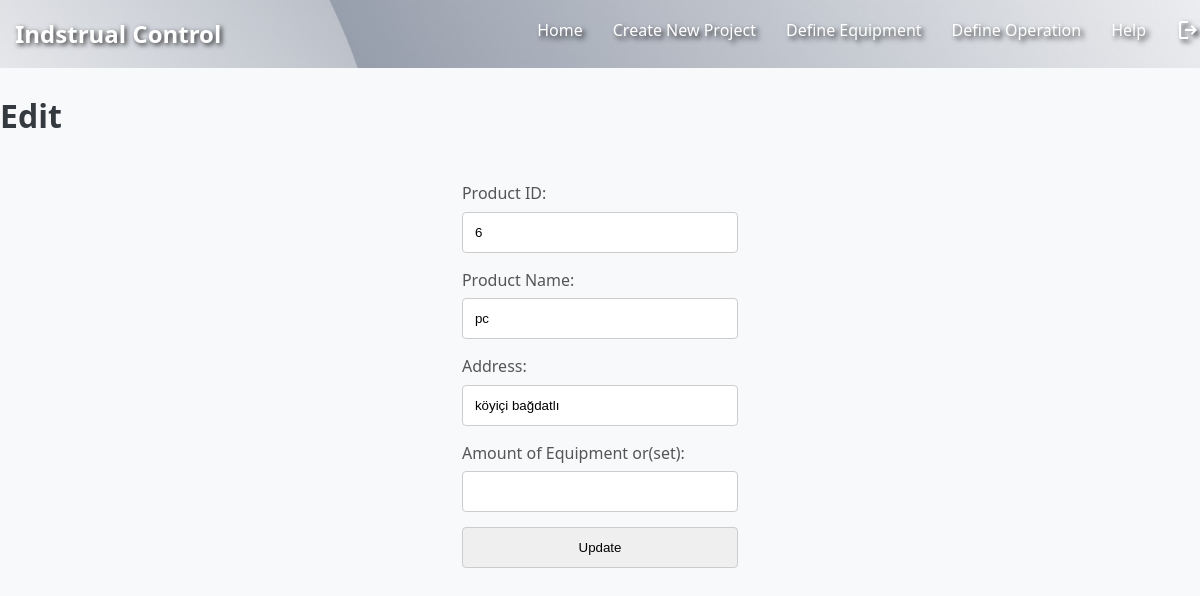
Page /edit_equipment.php?id=6 on the committed database.
### tables this page shows
CREATE TABLE `products` (
  `product_id` int(11) NOT NULL,
  `product_name` varchar(50) DEFAULT NULL,
  `amount` int(11) DEFAULT NULL,
  `product_owner_id` int(11) DEFAULT NULL,
  `address` varchar(255) DEFAULT NULL
);

### edit_equipment.php (the view, shortened to what this page needs)
<?php
include 'database.php';
$product_id = isset($_GET['id']) ? intval($_GET['id']) : 0;
$product_id = intval($product_id);
$query = "SELECT product_id, product_name, address, product_owner_id FROM products WHERE product_id = $product_id";
$result = $mysqli->query($query);
if ($result) {
    $row = $result->fetch_assoc();
    if ($row) {
        $product_id = $row['product_id'];
        $product_name = $row['product_name'];
        $address = $row['address'];
        $product_owner_id = $row['product_owner_id'];
    }
}
?>
<!DOCTYPE html>
<html lang="en">
<head>
    <link rel="stylesheet" type="text/css" href="global.css">
</head>
<body>
<nav class="navbar">
    <div class="logo">
        <h1>Indstrual Control</h1>
    </div>
    <div class="navbar-links">
        <a href="index.php">Home</a>
        <a href="create_project_page.php?user_id=<?php echo $_SESSION["user_id"]; ?>">Create New Project</a>
        <a href="create_equipment_page.php?user_id=<?php echo $_SESSION["user_id"]; ?>">Define Equipment</a>
        <a href="create_operations_page.php?user_id=<?php echo $_SESSION["user_id"]; ?>">Define Operation</a>
        <a href="help.php">Help</a>
        <a href="logout.php"><span class="material-symbols-outlined">logout</span></a>
    </div>
</nav>
    <h1>Edit</h1>
<form action="edit_equipment.php" method="post">
    <label for="product_id">Product ID:</label>
    <input type="text" id="product_id" name="product_id" value="<?php echo htmlspecialchars($product_id); ?>" readonly><br>
    <label for="product_name">Product Name:</label>
    <input type="text" id="product_name" name="product_name" value="<?php echo htmlspecialchars($product_name); ?>"><br>
    <label for="address">Address:</label>
    <input type="text" id="address" name="address" value="<?php echo htmlspecialchars($address); ?>"><br>
    <label for="amount">Amount of Equipment or(set):</label>
    <input type="number" id="amount" name="amount" oninput="validateInput(this)" >
    <input type="submit" value="Update" class="button">
    <input type="text" id="product_owner_id" name="product_owner_id" value="<?php echo htmlspecialchars($product_owner_id); ?>" readonly hidden><br>
</form>
</body>
</html>

### global.css (style rules this page uses)
body { font-family: 'Segoe UI', Tahoma, Geneva, Verdana, sans-serif; background-color: #f8f9fa; margin: 0; padding: 0; color: #333; line-height: 1.6; display: flex; flex-direction: column; min-height: 100vh; }
h1 { color: #343a40; margin-bottom: 20px; }
a { color: blue; }
form { margin-top: 20px; max-width: 400px; margin-left: auto; margin-right: auto; }
label { display: block; margin-bottom: 5px; color: #555; }
input { width: 100%; padding: 12px; box-sizing: border-box; margin-bottom: 15px; border: 1px solid #ccc; border-radius: 4px; }
a { color: #343a40; text-decoration: none; }
.navbar { background-color: #343a40; padding: 15px; display: flex; justify-content: space-between; align-items: center; background: url("./assets/main-background.jpg") center center no-repeat; width: 100%; height: auto; background-size: cover; }
.logo h1 { color: white; margin: 0; text-shadow: 2px 2px 5px rgba(0, 0, 0, 0.8); }
.navbar-links { display: flex; }
.navbar-links a { color: #fff; text-shadow: 3px 3px 5px rgba(0, 0, 0, 0.8); text-decoration: none; margin: 0 15px; transition: color 0.3s ease; }

### rows in the picture
products: product_id "6", product_name "pc", address "köyiçi bağdatlı"
